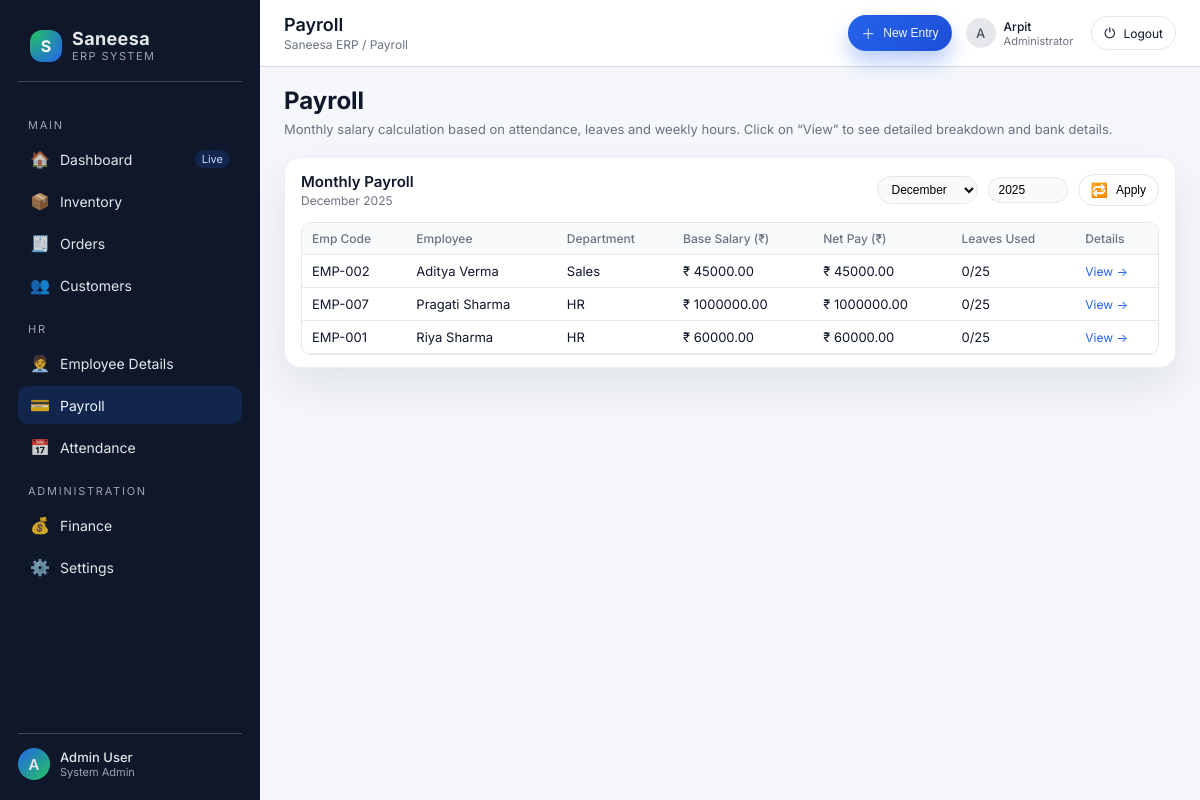
The app's page /payroll (signed in) with its own data.
### app.py (models this page shows)
class Employee(db.Model):
    __tablename__ = 'employees'
    id = db.Column(db.Integer, primary_key=True)
    emp_code = db.Column(db.String(50), unique=True, nullable=False)
    name = db.Column(db.String(120), nullable=False)
    department = db.Column(db.String(80))
    designation = db.Column(db.String(80))
    email = db.Column(db.String(120))
    phone = db.Column(db.String(50))
    date_of_joining = db.Column(db.String(20))  # e.g. "2023-05-01"
    status = db.Column(db.String(30), default="Active")
    salary = db.Column(db.Float, default=0.0)  # monthly salary
    bank_name = db.Column(db.String(120))
    bank_account = db.Column(db.String(50))
    bank_ifsc = db.Column(db.String(20))

### app.py (the view, shortened to what this page needs)
@app.route("/payroll")
@login_required
def payroll_page():
    today = date.today()
    month_raw = request.args.get("month")
    year_raw = request.args.get("year")
    employee_id_raw = request.args.get("employee_id")
    try:
        month = int(month_raw) if month_raw else today.month
    except ValueError:
        month = today.month
    try:
        year = int(year_raw) if year_raw else today.year
    except ValueError:
        year = today.year
    employees = Employee.query.order_by(Employee.name).all()
    rows = []
    for emp in employees:
        rows.append(compute_payroll_for_employee(emp, month, year))
    selected_row = None
    month_names = [
        (1, "January"), (2, "February"), (3, "March"), (4, "April"),
        (5, "May"), (6, "June"), (7, "July"), (8, "August"),
        (9, "September"), (10, "October"), (11, "November"), (12, "December")
    ]
    return render_template(
        "payroll.html",
        page_title="Payroll",
        rows=rows,
        month=month,
        year=year,
        month_names=month_names,
        selected_row=selected_row
    )

### app.py (called while the page is built)
def login_required(f):
    @wraps(f)
    def wrapper(*args, **kwargs):
        if "admin_id" not in session:
            return redirect(url_for("login"))
        return f(*args, **kwargs)
    return wrapper

### templates/payroll.html (shortened to what this page needs)
{% extends "base.html" %}
{% block content %}
<div class="content__header-row">
  <div class="content__header-meta">
    <h2>Payroll</h2>
    <div class="content__subtitle">
      Monthly salary calculation based on attendance, leaves and weekly hours. Click on “View” to see detailed breakdown and bank details.
    </div>
  </div>
</div>
<section class="panel">
  <div class="panel__header">
    <div>
      <div class="panel__title">Monthly Payroll</div>
      <div class="panel__subtitle">
        {{ month_names[month - 1][1] }} {{ year }}
      </div>
    </div>
    <form method="get" class="filter-row">
      <select name="month">
        {% for m, label in month_names %}
          <option value="{{ m }}" {% if m == month %}selected{% endif %}>{{ label }}</option>
        {% endfor %}
      </select>
      <input type="number" name="year" value="{{ year }}" min="2000" max="2100">
      <button type="submit" class="pill-btn">
        <span class="icon">🔁</span>
        <span>Apply</span>
      </button>
    </form>
  </div>
  <div class="table-wrapper">
    <table>
      <thead>
        <tr>
          <th>Emp Code</th>
          <th>Employee</th>
          <th>Department</th>
          <th>Base Salary (₹)</th>
          <th>Net Pay (₹)</th>
          <th>Leaves Used</th>
          <th>Details</th>
        </tr>
      </thead>
      <tbody>
      {% for row in rows %}
        {% set e = row.employee %}
        <tr>
          <td>{{ e.emp_code }}</td>
          <td>{{ e.name }}</td>
          <td>{{ e.department }}</td>
          <td>₹ {{ "%.2f"|format(row.base_salary) }}</td>
          <td>₹ {{ "%.2f"|format(row.net_pay) }}</td>
          <td>{{ row.total_leaves_used }}/25</td>
          <td>
            <a class="link-text"
               href="{{ url_for('payroll_page',
                                month=month,
                                year=year,
                                employee_id=e.id) }}">
              View →
            </a>
          </td>
        </tr>
      {% else %}
        <tr>
          <td colspan="7">No employees found.</td>
        </tr>
      {% endfor %}
      </tbody>
    </table>
  </div>
</section>
{% endblock %}

### templates/base.html (shortened to what this page needs)
<!DOCTYPE html>
<html lang="en">
<head>
  <link rel="stylesheet" href="{{ url_for('static', filename='css/style.css') }}">
</head>
<body>
<div class="app">
  <aside class="sidebar" id="sidebar">
    <div class="sidebar__logo">
      <div class="sidebar__logo-mark">S</div>
      <div class="sidebar__logo-text">
        <div class="sidebar__logo-title">Saneesa</div>
        <div class="sidebar__logo-sub">ERP SYSTEM</div>
      </div>
    </div>
    <div class="sidebar__section-label">Main</div>
    <nav class="sidebar__nav">
      <a href="{{ url_for('dashboard') }}" class="sidebar__nav-item {% if page_title=='Dashboard' %}active{% endif %}">
        <span class="icon">🏠</span>
        <span class="label">Dashboard</span>
        <span class="badge">Live</span>
      </a>
      <a href="{{ url_for('inventory') }}" class="sidebar__nav-item {% if page_title=='Inventory' %}active{% endif %}">
        <span class="icon">📦</span>
        <span class="label">Inventory</span>
      </a>
      <a href="{{ url_for('orders_page') }}" class="sidebar__nav-item {% if page_title=='Orders' %}active{% endif %}">
        <span class="icon">🧾</span>
        <span class="label">Orders</span>
      </a>
      <a href="{{ url_for('customers_page') }}" class="sidebar__nav-item {% if page_title=='Customers' %}active{% endif %}">
        <span class="icon">👥</span>
        <span class="label">Customers</span>
      </a>
    </nav>
      <div class="sidebar__section-label">HR</div>
    <nav class="sidebar__nav">
      <a href="{{ url_for('employees_page') }}"
        class="sidebar__nav-item {% if page_title=='Employees' %}active{% endif %}">
        <span class="icon">🧑‍💼</span>
        <span class="label">Employee Details</span>
      </a>
      <a href="{{ url_for('payroll_page') }}"
        class="sidebar__nav-item {% if page_title=='Payroll' %}active{% endif %}">
        <span class="icon">💳</span>
        <span class="label">Payroll</span>
      </a>
      <a href="{{ url_for('attendance_page') }}"
        class="sidebar__nav-item {% if page_title=='Attendance' %}active{% endif %}">
        <span class="icon">📅</span>
        <span class="label">Attendance</span>
      </a>
    </nav>
    <div class="sidebar__section-label">Administration</div>
    <nav class="sidebar__nav">
      <a href="{{ url_for('finance_page') }}" class="sidebar__nav-item {% if page_title=='Finance' %}active{% endif %}">
        <span class="icon">💰</span>
        <span class="label">Finance</span>
      </a>
      <a href="{{ url_for('settings_page') }}" class="sidebar__nav-item {% if page_title=='Settings' %}active{% endif %}">
        <span class="icon">⚙️</span>
        <span class="label">Settings</span>
      </a>
    </nav>
    <div class="sidebar__footer">
      <div class="sidebar__user-avatar">A</div>
      <div class="sidebar__user-meta">
        <span class="sidebar__user-name">Admin User</span>
        <span class="sidebar__user-role">System Admin</span>
      </div>
    </div>
  </aside>
  <main class="main" id="main">
    <header class="topbar">
      <div class="topbar__left">
        <div>
          <div class="topbar__page-title">{{ page_title }}</div>
          <div class="topbar__breadcrumbs">Saneesa ERP / {{ page_title }}</div>
        </div>
      </div>
      <div class="topbar__right">
        {% if page_title != 'Dashboard' %}
          <button class="pill-btn primary" id="newEntryBtn">
            <span class="icon">＋</span>
            <span>New Entry</span>
          </button>
        {% endif %}
        <div class="topbar__profile" id="profileMenuBtn">
          <div class="topbar__profile-avatar">A</div>
          <div class="topbar__profile-info">
            <div class="topbar__profile-name">Arpit</div>
            <div class="topbar__profile-role">Administrator</div>
          </div>
          <a href="{{ url_for('logout') }}" class="pill-btn" style="margin-left:10px;">
            <span class="icon">⏻</span>
            <span>Logout</span>
          </a>
        </div>
      </div>
    </header>
    <section class="content">
      {% block content %}{% endblock %}
    </section>
  </main>
</div>
</body>
</html>

### templates/payroll.html (style rules this page uses)
.filter-row { display: flex; align-items: center; gap: 10px; }
.filter-row select, .filter-row input[type="number"] { border-radius: 999px; border: 1px solid var(--border-subtle); padding: 5px 10px; font-size: 12px; background: #f9fafb; outline: none; }
.filter-row button { font-size: 12px; }

### records on screen
Employee: emp_code "EMP-002", name "Aditya Verma", department "Sales", base_salary "45000.00", net_pay "45000.00", total_leaves_used "0"
Employee: emp_code "EMP-007", name "Pragati Sharma", department "HR", base_salary "1000000.00", net_pay "1000000.00", total_leaves_used "0"
Employee: emp_code "EMP-001", name "Riya Sharma", department "HR", base_salary "60000.00", net_pay "60000.00", total_leaves_used "0"

### other values on screen
{{ page_title }} "Payroll"
form field month "December"
